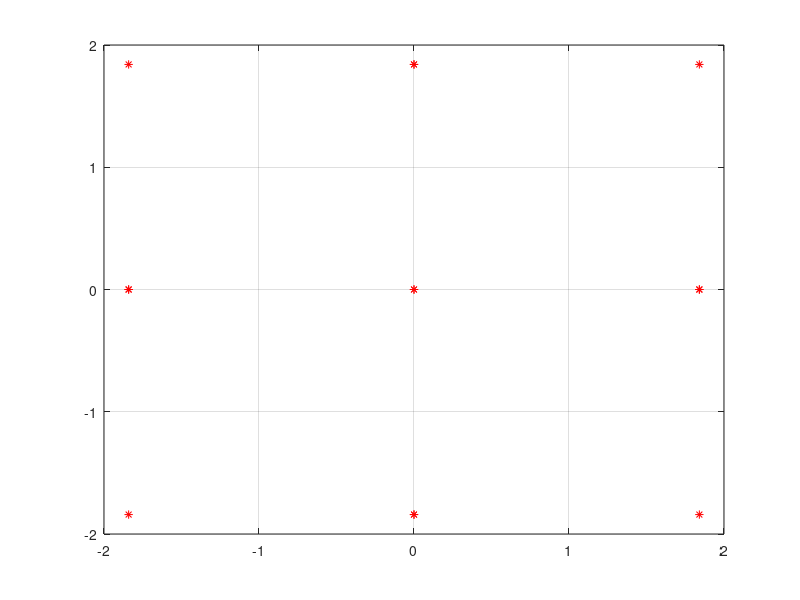

MATLAB code for this plot: (Note: this script raises an error after producing the figure.)
clear

% 4 wheels
n = 4;

% arbitrary choice
Hmax = 1;

% SOCi parameters
beta = deg2rad(23);
sb = sin(beta);
cb = cos(beta);
W = [ cb,  0,  -cb,  0;
      0,   cb,   0, -cb;
      sb,  sb,  sb,  sb ];

% compute vertices of n dimensional hypercube
C = repmat([-Hmax,Hmax],n,1);

% get polytope data
n_pair = 1:n;
pairs = combnk(1:n,2);
pairs = [ pairs; pairs(:,2), pairs(:,1) ];

vertices = zeros(3,4*n*(n-1));

w_ij = zeros(3,size(pairs,1));
g_ij = zeros(1,size(pairs,1));
inrm2 = zeros(1,size(pairs,1));

for p = 1:size(pairs,1)
   ii = pairs(p,1);
   jj = pairs(p,2);
   
   w_hat_i = W(:,ii);
   w_hat_j = W(:,jj);
   
   temp = cross(w_hat_i,w_hat_j);
   n_hat_ij = temp./norm(temp);
   
   id_saturated = n_pair;
   id_saturated(pairs(p,:)) = [];
   
   v_ij = zeros(3,1);
   for k = id_saturated
       v_ij = v_ij + sign(dot(W(:,k),n_hat_ij)) .* W(:,k);
   end
   
   vertices(:,4*(p-1)+1) =   Hmax .* w_hat_i ...
                           + Hmax .* w_hat_j ...
                           + Hmax .* v_ij;
   vertices(:,4*(p-1)+2) = - Hmax .* w_hat_i ...
                           + Hmax .* w_hat_j ...
                           + Hmax .* v_ij;
   vertices(:,4*(p-1)+3) =   Hmax .* w_hat_i ...
                           - Hmax .* w_hat_j ...
                           + Hmax .* v_ij;
   vertices(:,4*(p-1)+4) = - Hmax .* w_hat_i ...
                           - Hmax .* w_hat_j ...
                           + Hmax .* v_ij;
   d_ij = dot(v_ij,n_hat_ij);
   
   w_ij(:,p) = (1/d_ij) .* n_hat_ij;
   g_ij(p) = dot(n_hat_ij,cross(v_ij,w_hat_j))./norm(temp);
   inrm2(p) = 1.0/(norm(temp)^2);
   
end

% compute unique vertices
vertices = unique(vertices','rows')';

% plot the envelope
figure(1), clf, hold on, grid on, box on
plot3(vertices(1,:),vertices(2,:),vertices(3,:),'r*')
id_hull = convhull(vertices','Simplify',true);
plot3(0,0,0,'ro','MarkerSize',6)
h = trisurf(id_hull,vertices(1,:),vertices(2,:),vertices(3,:),...
            'FaceColor','b','FaceAlpha',0.8,...
            'EdgeColor','k','LineWidth',0.5);
axis equal